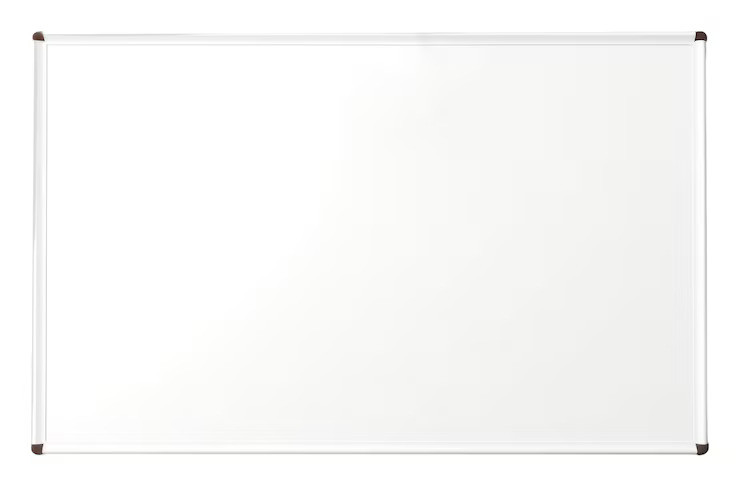
#> input picture data/Whiteboard.jpg, 740 x 487 px
$ python drawing.py
#> lines starting #> are read from the running program, lines starting #| are printed output that depends on the picture
import os

import cv2

img = cv2.imread(os.path.join('.','data','Whiteboard.jpg'))
#> img is the input picture: shape (487, 740, 3); mean B, G, R 248.3, 249.2, 249.2

print(img.shape)
#| (487, 740, 3)

#line
cv2.line(img, (100, 150), (300, 450), (0, 255, 0), 3)

#cv2.line(img, (x1,y1), (x2,y2), (color bgr), thinkness)

#rectangle
cv2.rectangle(img, (100, 250), (350, 400), (0, 0, 255), 3)
#cv2.rectangle(img, (x1,y1), (x2,y2), (color bgr), thinkness)   to fill the complerectangle put thickness value as -1

#circle
cv2.circle(img, (120, 200), 150, (255, 0, 0), 10)
# cv2.circle(img, center, radius, color, thickness=None, lineType=None, shift=None)

#text
cv2.putText(img, 'Ishan Wankhede', (100,100), cv2.FONT_HERSHEY_COMPLEX, 2, (255, 255,0), 3)
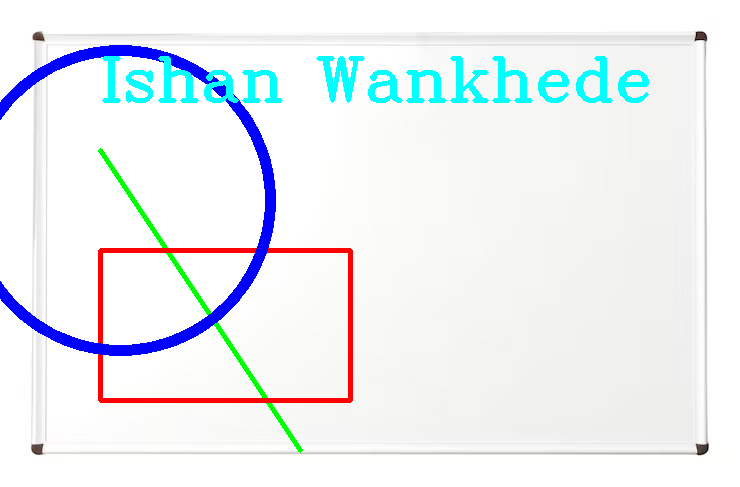
#> img: shape (487, 740, 3); mean B, G, R 244.6, 240.9, 236.6
# cv2.putText(img, text, org, fontFace, fontScale, color, thickness=None, lineType=None, bottomLeftOrigin=None)

cv2.imshow('img', img)
cv2.waitKey(0)

$ run again, with data/birds.jpg copied over data/Whiteboard.jpg
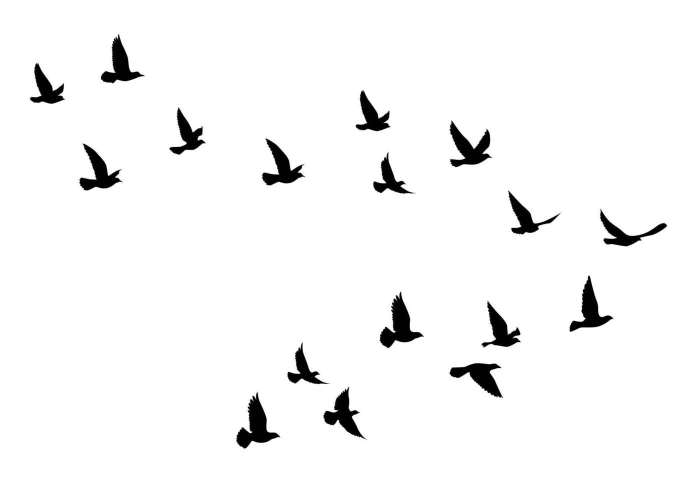
#> input picture data/birds.jpg, 1386 x 980 px (shown at 1/2 size)
#> img is the input picture: shape (980, 1386, 3); min 0, max 255, mean 245.7
#| (980, 1386, 3)
#> `cv2.putText(img, 'Ishan Wankhede', (100,100), cv2.FONT_HERSHEY_COMPLEX..`:
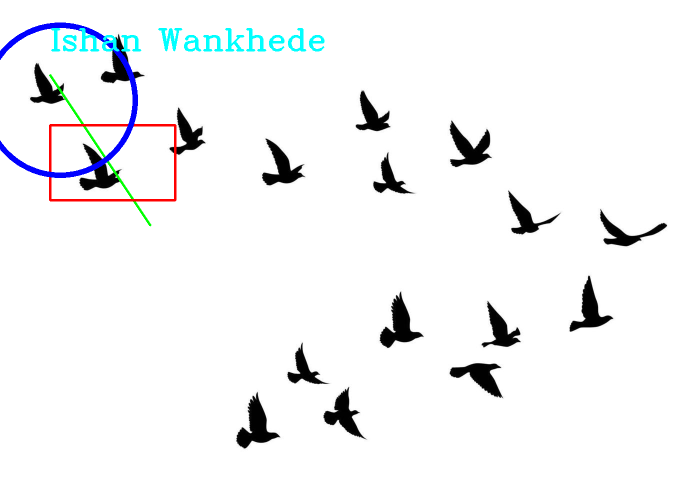
#> img: shape (980, 1386, 3) (shown at 1/2 size); mean B, G, R 245, 243.8, 242.6
